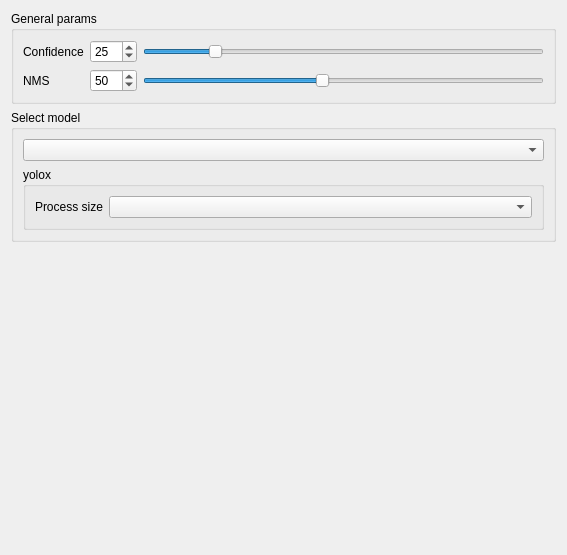
<?xml version="1.0" encoding="UTF-8"?>
<ui version="4.0">
 <class>widget_object_detect_model_select</class>
 <widget class="QWidget" name="widget_object_detect_model_select">
  <property name="geometry">
   <rect>
    <x>0</x>
    <y>0</y>
    <width>567</width>
    <height>555</height>
   </rect>
  </property>
  <property name="windowTitle">
   <string>Form</string>
  </property>
  <layout class="QVBoxLayout" name="verticalLayout_2">
   <item>
    <widget class="QGroupBox" name="groupBox">
     <property name="title">
      <string>General params</string>
     </property>
     <layout class="QGridLayout" name="gridLayout">
      <item row="0" column="0">
       <widget class="QLabel" name="labelConfidence">
        <property name="text">
         <string>Confidence</string>
        </property>
       </widget>
      </item>
      <item row="0" column="1">
       <widget class="QSpinBox" name="spinBoxConfidence">
        <property name="minimum">
         <number>10</number>
        </property>
        <property name="value">
         <number>25</number>
        </property>
       </widget>
      </item>
      <item row="0" column="2">
       <widget class="QSlider" name="horizontalSliderConfidence">
        <property name="minimum">
         <number>10</number>
        </property>
        <property name="value">
         <number>25</number>
        </property>
        <property name="orientation">
         <enum>Qt::Horizontal</enum>
        </property>
       </widget>
      </item>
      <item row="1" column="0">
       <widget class="QLabel" name="labelNMS">
        <property name="text">
         <string>NMS</string>
        </property>
       </widget>
      </item>
      <item row="1" column="1">
       <widget class="QSpinBox" name="spinBoxNMS">
        <property name="minimum">
         <number>10</number>
        </property>
        <property name="maximum">
         <number>100</number>
        </property>
        <property name="value">
         <number>50</number>
        </property>
       </widget>
      </item>
      <item row="1" column="2">
       <widget class="QSlider" name="horizontalSliderNMS">
        <property name="minimum">
         <number>10</number>
        </property>
        <property name="maximum">
         <number>100</number>
        </property>
        <property name="value">
         <number>50</number>
        </property>
        <property name="orientation">
         <enum>Qt::Horizontal</enum>
        </property>
       </widget>
      </item>
     </layout>
    </widget>
   </item>
   <item>
    <widget class="QGroupBox" name="groupBox_2">
     <property name="title">
      <string>Select model</string>
     </property>
     <layout class="QVBoxLayout" name="verticalLayout">
      <item>
       <widget class="QComboBox" name="comboBoxSelectModel"/>
      </item>
      <item>
       <widget class="QGroupBox" name="groupBoxYolox">
        <property name="title">
         <string>yolox</string>
        </property>
        <layout class="QHBoxLayout" name="horizontalLayout">
         <item>
          <widget class="QLabel" name="labelProcessSizeYolox">
           <property name="sizePolicy">
            <sizepolicy hsizetype="Maximum" vsizetype="Preferred">
             <horstretch>0</horstretch>
             <verstretch>0</verstretch>
            </sizepolicy>
           </property>
           <property name="text">
            <string>Process size</string>
           </property>
          </widget>
         </item>
         <item>
          <widget class="QComboBox" name="comboBoxProcessSizeYolox"/>
         </item>
        </layout>
       </widget>
      </item>
     </layout>
    </widget>
   </item>
   <item>
    <spacer name="verticalSpacer">
     <property name="orientation">
      <enum>Qt::Vertical</enum>
     </property>
     <property name="sizeHint" stdset="0">
      <size>
       <width>20</width>
       <height>222</height>
      </size>
     </property>
    </spacer>
   </item>
  </layout>
 </widget>
 <resources/>
 <connections>
  <connection>
   <sender>spinBoxConfidence</sender>
   <signal>valueChanged(int)</signal>
   <receiver>horizontalSliderConfidence</receiver>
   <slot>setValue(int)</slot>
   <hints>
    <hint type="sourcelabel">
     <x>118</x>
     <y>49</y>
    </hint>
    <hint type="destinationlabel">
     <x>214</x>
     <y>50</y>
    </hint>
   </hints>
  </connection>
  <connection>
   <sender>horizontalSliderConfidence</sender>
   <signal>valueChanged(int)</signal>
   <receiver>spinBoxConfidence</receiver>
   <slot>setValue(int)</slot>
   <hints>
    <hint type="sourcelabel">
     <x>214</x>
     <y>50</y>
    </hint>
    <hint type="destinationlabel">
     <x>118</x>
     <y>50</y>
    </hint>
   </hints>
  </connection>
  <connection>
   <sender>spinBoxNMS</sender>
   <signal>valueChanged(int)</signal>
   <receiver>horizontalSliderNMS</receiver>
   <slot>setValue(int)</slot>
   <hints>
    <hint type="sourcelabel">
     <x>109</x>
     <y>77</y>
    </hint>
    <hint type="destinationlabel">
     <x>167</x>
     <y>77</y>
    </hint>
   </hints>
  </connection>
  <connection>
   <sender>horizontalSliderNMS</sender>
   <signal>valueChanged(int)</signal>
   <receiver>spinBoxNMS</receiver>
   <slot>setValue(int)</slot>
   <hints>
    <hint type="sourcelabel">
     <x>158</x>
     <y>64</y>
    </hint>
    <hint type="destinationlabel">
     <x>119</x>
     <y>69</y>
    </hint>
   </hints>
  </connection>
 </connections>
</ui>
